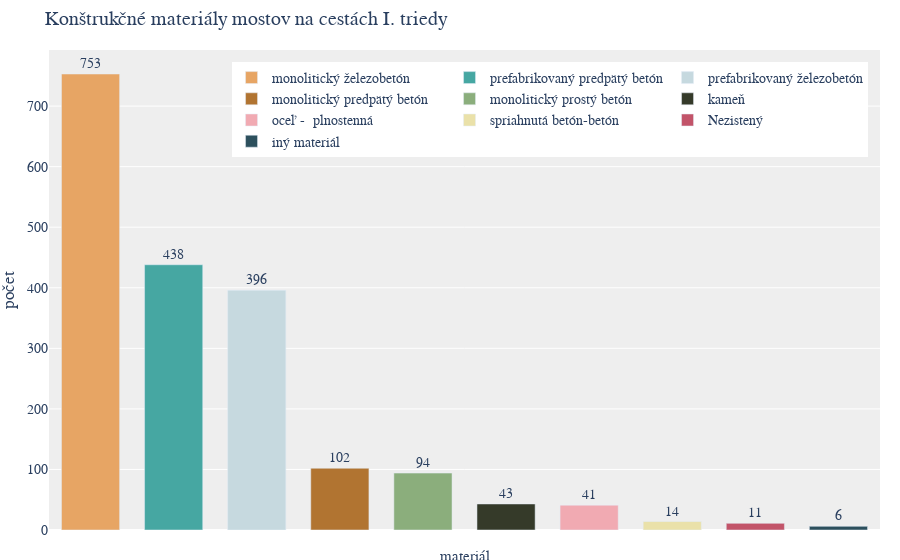

Notebook source saved alongside this figure:
### Code cell
import plotly.graph_objects as go

# Define the color palette
color_palette = ['#e7a564', '#46a7a2', '#c6d9df', '#b17431',
                 '#8bae7c', '#353a29', '#f1aab2', '#eae1a9',
                 '#c25469', '#2d505d'
                 ]

# Get the material counts
material_counts_I = filtered_bridges_I["Material"].value_counts()

# Create a bar plot
fig = go.Figure()

# Add traces for each material, include the count as text, and set textposition to 'auto' for automatic placement
for material, count, color in zip(material_counts_I.index, material_counts_I.values, color_palette):
    fig.add_trace(go.Bar(
        x=[material],  # Set x to material for vertical bars
        y=[count],
        name=material,
        marker_color=color,
        text=[count],  # Add the count as text for each bar
        textposition='outside'  # Position the text outside of bars
    ))

# Update the layout with additional configurations
fig.update_layout(
    title="Konštrukčné materiály mostov na cestách I. triedy",
    yaxis_title="počet",
    xaxis=dict(
        showticklabels=False
    ),
    plot_bgcolor='#EEEEEE',  # Set plot background color
    font=dict(family="Calibri, sans-serif",
              size=14),  # Set font family and size
    legend=dict(
        orientation="h",  # Horizontal legend orientation
        yanchor="top",  # Anchor legend to the top
        y=0.975,  # Position the legend slightly above the plot
        xanchor="right",  # Anchor legend to the right
        x=0.985  # Align legend to the right
    ),
    margin=dict(l=0, r=20, t=50, b=30),  # Adjust margins for tight layout
    bargap=0.3,  # Increase the gap between bars for more space
)

# Add a custom x-axis label using annotations
fig.update_layout(
    annotations=[
        dict(
            x=0.5,  # x-coordinate position (0.5 for center)
            y=-0.075,  # y-coordinate position (-0.15 places it below the bars)
            xref='paper',  # Use 'paper' for positioning relative to the plot area
            yref='paper',  # Use 'paper' for positioning relative to the plot area
            showarrow=False,  # Do not show an arrow
            text="materiál",  # The text you want as the x-axis label
            # Match the font size with the rest of the plot
            font=dict(family="Calibri, sans-serif",
                      size=15),
        )
    ]
)

# Show the updated plot
fig.show()

### Figure 1 — Plotly figure (JSON) as saved in the notebook; plotly's stock layout.template omitted (floating-point values rounded to 4 significant figures)
{"data": [{"marker": {"color": "#e7a564"}, "name": "monolitický železobetón", "text": ["753"], "textposition": "outside", "type": "bar", "x": ["monolitický železobetón"], "y": [753]}, {"marker": {"color": "#46a7a2"}, "name": "prefabrikovaný predpätý betón", "text": ["438"], "textposition": "outside", "type": "bar", "x": ["prefabrikovaný predpätý betón"], "y": [438]}, {"marker": {"color": "#c6d9df"}, "name": "prefabrikovaný železobetón", "text": ["396"], "textposition": "outside", "type": "bar", "x": ["prefabrikovaný železobetón"], "y": [396]}, {"marker": {"color": "#b17431"}, "name": "monolitický predpätý betón", "text": ["102"], "textposition": "outside", "type": "bar", "x": ["monolitický predpätý betón"], "y": [102]}, {"marker": {"color": "#8bae7c"}, "name": "monolitický prostý betón", "text": ["94"], "textposition": "outside", "type": "bar", "x": ["monolitický prostý betón"], "y": [94]}, {"marker": {"color": "#353a29"}, "name": "kameň", "text": ["43"], "textposition": "outside", "type": "bar", "x": ["kameň"], "y": [43]}, {"marker": {"color": "#f1aab2"}, "name": "oceľ -  plnostenná", "text": ["41"], "textposition": "outside", "type": "bar", "x": ["oceľ -  plnostenná"], "y": [41]}, {"marker": {"color": "#eae1a9"}, "name": "spriahnutá betón-betón", "text": ["14"], "textposition": "outside", "type": "bar", "x": ["spriahnutá betón-betón"], "y": [14]}, {"marker": {"color": "#c25469"}, "name": "Nezistený", "text": ["11"], "textposition": "outside", "type": "bar", "x": ["Nezistený"], "y": [11]}, {"marker": {"color": "#2d505d"}, "name": "iný materiál", "text": ["6"], "textposition": "outside", "type": "bar", "x": ["iný materiál"], "y": [6]}], "layout": {"annotations": [{"font": {"family": "Calibri, sans-serif", "size": 15}, "showarrow": false, "text": "materiál", "x": 0.5, "xref": "paper", "y": -0.075, "yref": "paper"}], "bargap": 0.3, "font": {"family": "Calibri, sans-serif", "size": 14}, "legend": {"orientation": "h", "x": 0.985, "xanchor": "right", "y": 0.975, "yanchor": "top"}, "margin": {"b": 30, "l": 0, "r": 20, "t": 50}, "plot_bgcolor": "#EEEEEE", "title": {"text": "Konštrukčné materiály mostov na cestách I. triedy"}, "xaxis": {"showticklabels": false}, "yaxis": {"title": {"text": "počet"}}}}
